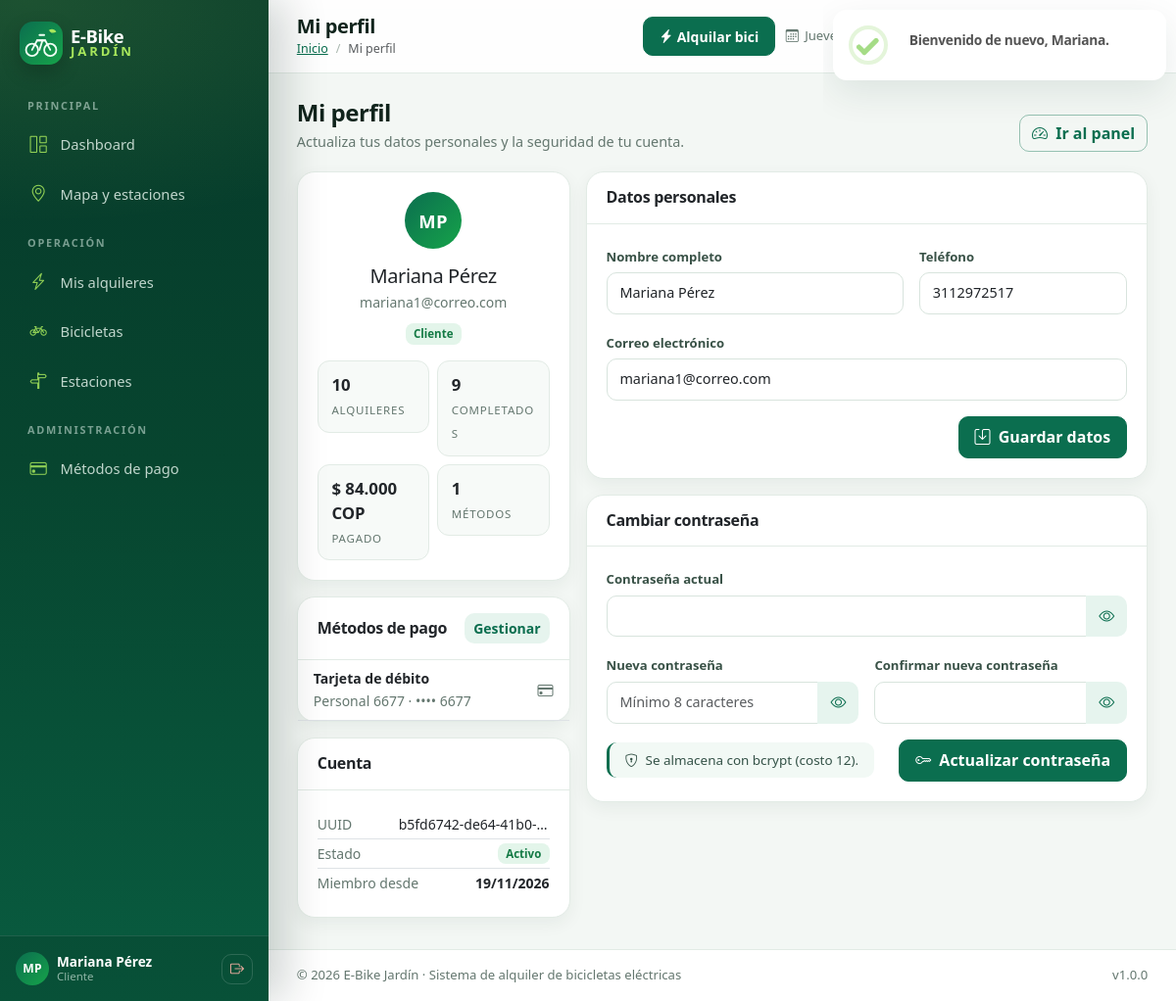
/perfil (signed in), run on the app's committed database.
### tables this page shows
CREATE TABLE usuarios (
    id_usuario      INT AUTO_INCREMENT,
    rol_id          INT          NOT NULL,
    uuid            CHAR(36)     NOT NULL,
    nombre          VARCHAR(100) NOT NULL,
    email           VARCHAR(150) NOT NULL,
    password_hash   VARCHAR(255) NOT NULL,
    telefono        VARCHAR(20)  NULL,
    estado          ENUM('activo','inactivo','suspendido') NOT NULL DEFAULT 'activo',
    fecha_registro  TIMESTAMP    NOT NULL DEFAULT CURRENT_TIMESTAMP,
    CONSTRAINT pk_usuarios PRIMARY KEY (id_usuario),
    CONSTRAINT uq_usuarios_uuid UNIQUE (uuid),
    CONSTRAINT uq_usuarios_email UNIQUE (email),
    CONSTRAINT fk_usuarios_roles FOREIGN KEY (rol_id)
        REFERENCES roles (id_rol)
        ON UPDATE CASCADE ON DELETE RESTRICT,
    INDEX idx_usuarios_rol_estado (rol_id, estado),
    INDEX idx_usuarios_fecha (fecha_registro)
);

CREATE TABLE roles (
    id_rol          INT AUTO_INCREMENT,
    codigo_rol      VARCHAR(20)  NOT NULL,
    nombre_rol      VARCHAR(50)  NOT NULL,
    permisos        JSON         NULL,
    nivel_acceso    INT          NOT NULL DEFAULT 3,
    fecha_creacion  TIMESTAMP    NOT NULL DEFAULT CURRENT_TIMESTAMP,
    CONSTRAINT pk_roles PRIMARY KEY (id_rol),
    CONSTRAINT uq_roles_codigo UNIQUE (codigo_rol),
    CONSTRAINT ck_roles_nivel CHECK (nivel_acceso BETWEEN 1 AND 3)
);

CREATE TABLE metodos_pago (
    id_metodo        INT AUTO_INCREMENT,
    id_usuario       INT          NOT NULL,
    tipo             ENUM('tarjeta_credito','tarjeta_debito','transferencia','billetera_digital') NOT NULL,
    alias            VARCHAR(50)  NULL,
    ultimos_digitos  CHAR(4)      NULL,
    token_hash       VARCHAR(255) NOT NULL,
    activo           BOOLEAN      NOT NULL DEFAULT TRUE,
    fecha_creacion   TIMESTAMP    NOT NULL DEFAULT CURRENT_TIMESTAMP,
    CONSTRAINT pk_metodos_pago PRIMARY KEY (id_metodo),
    CONSTRAINT fk_metodos_pago_usuarios FOREIGN KEY (id_usuario)
        REFERENCES usuarios (id_usuario)
        ON UPDATE CASCADE ON DELETE CASCADE,
    INDEX idx_metodos_usuario (id_usuario, activo)
);

### app/views/profile/index.php (the view, shortened to what the rows shown need)
<?php
$partes = preg_split('/\s+/', trim((string)$user['nombre']));
$iniciales = strtoupper(mb_substr($partes[0] ?? '', 0, 1) . mb_substr($partes[1] ?? '', 0, 1));
$etiquetas = [
    'tarjeta_credito' => 'Tarjeta de crédito',
    'tarjeta_debito' => 'Tarjeta de débito',
    'transferencia' => 'Transferencia',
    'billetera_digital' => 'Billetera digital',
];
?>
<div class="page-head">
    <div>
        <h1>Mi perfil</h1>
        <p>Actualiza tus datos personales y la seguridad de tu cuenta.</p>
    </div>
    <a href="<?= url('dashboard') ?>" class="btn btn-outline-brand"><i class="bi bi-speedometer2 me-1"></i> Ir al panel</a>
</div>
<div class="row g-3">
    <div class="col-lg-4">
        <div class="card">
            <div class="card-body text-center">
                <span class="avatar avatar-lg mx-auto mb-3"><?= e($iniciales ?: 'EB') ?></span>
                <h2 class="h5 mb-1"><?= e($user['nombre']) ?></h2>
                <div class="text-muted small mb-2"><?= e($user['email']) ?></div>
                <span class="badge text-bg-success badge-soft mb-3"><?= e($user['nombre_rol']) ?></span>
                <div class="row g-2 text-start">
                    <div class="col-6"><div class="stat-mini"><strong><?= (int)$stats['alquileres'] ?></strong><span>Alquileres</span></div></div>
                    <div class="col-6"><div class="stat-mini"><strong><?= (int)$stats['completados'] ?></strong><span>Completados</span></div></div>
                    <div class="col-6"><div class="stat-mini"><strong><?= format_money($stats['gastado']) ?></strong><span>Pagado</span></div></div>
                    <div class="col-6"><div class="stat-mini"><strong><?= (int)$stats['metodos'] ?></strong><span>Métodos</span></div></div>
                </div>
            </div>
        </div>
        <div class="card mt-3">
            <div class="card-header"><h2>Métodos de pago</h2><a class="btn btn-sm btn-soft" href="<?= url('pagos') ?>">Gestionar</a></div>
            <div class="card-body p-0">
                <?php if (!$metodos): ?>
                    <div class="empty-state py-4"><i class="bi bi-credit-card"></i><p class="small mb-0">Sin métodos activos.</p></div>
                <?php else: ?>
                    <ul class="list-unstyled mb-0">
                        <?php foreach ($metodos as $m): ?>
                            <li class="d-flex justify-content-between align-items-center px-3 py-2 border-bottom">
                                <div>
                                    <div class="small fw-semibold"><?= e($etiquetas[$m['tipo']] ?? $m['tipo']) ?></div>
                                    <small class="text-muted"><?= e($m['alias'] ?: 'Sin alias') ?> · •••• <?= e($m['ultimos_digitos'] ?: '0000') ?></small>
                                </div>
                                <i class="bi bi-credit-card text-muted"></i>
                            </li>
                        <?php endforeach; ?>
                    </ul>
                <?php endif; ?>
            </div>
        </div>
        <div class="card mt-3">
            <div class="card-header"><h2>Cuenta</h2></div>
            <div class="card-body small">
                <div class="d-flex justify-content-between py-1 border-bottom"><span class="text-muted">UUID</span><span class="text-truncate ms-2" style="max-width:65%"><?= e($user['uuid']) ?></span></div>
                <div class="d-flex justify-content-between py-1 border-bottom"><span class="text-muted">Estado</span><?= badge_estado($user['estado']) ?></div>
                <div class="d-flex justify-content-between py-1"><span class="text-muted">Miembro desde</span><strong><?= format_date($user['fecha_registro'], 'd/m/Y') ?></strong></div>
            </div>
        </div>
    </div>
    <div class="col-lg-8">
        <div class="card">
            <div class="card-header"><h2>Datos personales</h2></div>
            <div class="card-body">
                <form method="post" action="<?= url('perfil/actualizar') ?>" class="row g-3" novalidate>
                    <div class="col-md-7">
                        <label class="form-label" for="nombre">Nombre completo</label>
                        <input type="text" class="form-control <?= isset($errors['nombre']) ? 'is-invalid' : '' ?>" id="nombre" name="nombre" value="<?= e($user['nombre']) ?>" required>
                    </div>
                    <div class="col-md-5">
                        <label class="form-label" for="telefono">Teléfono</label>
                        <input type="text" class="form-control <?= isset($errors['telefono']) ? 'is-invalid' : '' ?>" id="telefono" name="telefono" value="<?= e($user['telefono']) ?>" placeholder="300 123 4567">
                    </div>
                    <div class="col-12">
                        <label class="form-label" for="email">Correo electrónico</label>
                        <input type="email" class="form-control <?= isset($errors['email']) ? 'is-invalid' : '' ?>" id="email" name="email" value="<?= e($user['email']) ?>" required>
                    </div>
                    <div class="col-12 text-end">
                        <button class="btn btn-brand" type="submit"><i class="bi bi-save me-1"></i> Guardar datos</button>
                    </div>
                </form>
            </div>
        </div>
        <div class="card mt-3">
            <div class="card-header"><h2>Cambiar contraseña</h2></div>
            <div class="card-body">
                <form method="post" action="<?= url('perfil/password') ?>" class="row g-3" novalidate>
                    <div class="col-12">
                        <label class="form-label" for="current_password">Contraseña actual</label>
                        <div class="input-group">
                            <input type="password" class="form-control <?= isset($pwdErrors['current_password']) ? 'is-invalid' : '' ?>" id="current_password" name="current_password" required autocomplete="current-password">
                            <button class="btn btn-soft" type="button" data-toggle-password="#current_password" title="Mostrar u ocultar"><i class="bi bi-eye"></i></button>
                        </div>
                    </div>
                    <div class="col-md-6">
                        <label class="form-label" for="password">Nueva contraseña</label>
                        <div class="input-group">
                            <input type="password" class="form-control <?= isset($pwdErrors['password']) ? 'is-invalid' : '' ?>" id="password" name="password" placeholder="Mínimo 8 caracteres" required autocomplete="new-password">
                            <button class="btn btn-soft" type="button" data-toggle-password="#password" title="Mostrar u ocultar"><i class="bi bi-eye"></i></button>
                        </div>
                    </div>
                    <div class="col-md-6">
                        <label class="form-label" for="password_confirm">Confirmar nueva contraseña</label>
                        <div class="input-group">
                            <input type="password" class="form-control <?= isset($pwdErrors['password_confirm']) ? 'is-invalid' : '' ?>" id="password_confirm" name="password_confirm" required autocomplete="new-password">
                            <button class="btn btn-soft" type="button" data-toggle-password="#password_confirm" title="Mostrar u ocultar"><i class="bi bi-eye"></i></button>
                        </div>
                    </div>
                    <div class="col-12 d-flex justify-content-between align-items-center flex-wrap gap-2">
                        <div class="note-box small py-2 mb-0"><i class="bi bi-shield-lock me-1"></i> Se almacena con bcrypt (costo 12).</div>
                        <button class="btn btn-brand" type="submit"><i class="bi bi-key me-1"></i> Actualizar contraseña</button>
                    </div>
                </form>
            </div>
        </div>
    </div>
</div>

### app/helpers/functions.php (shortened to what the rows shown need)
<?php
function e(mixed $value): string
{
    return htmlspecialchars((string)$value, ENT_QUOTES | ENT_SUBSTITUTE, 'UTF-8');
}
function url(string $path = ''): string
{
    return BASE_URL . '/' . ltrim($path, '/');
}
function asset(string $path): string
{
    return url('assets/' . ltrim($path, '/'));
}
function view(string $view, array $data = [], string $layout = 'layouts/app'): void
{
    extract($data, EXTR_SKIP);
    $viewFile = APP_PATH . '/views/' . $view . '.php';
    $layoutFile = APP_PATH . '/views/' . $layout . '.php';
    require $viewFile;
    require $layoutFile;
}
function current_path(): string
{
    $path = parse_url($_SERVER['REQUEST_URI'] ?? '/', PHP_URL_PATH) ?: '/';
    $base = parse_url(BASE_URL, PHP_URL_PATH) ?: '';
    return trim($path, '/');
}
function is_active(string $prefix): string
{
    $current = current_path();
    return ($current === $prefix || str_starts_with($current, $prefix . '/')) ? 'active' : '';
}
function format_money(float|int|string|null $amount): string
{
    return '$ ' . number_format((float)$amount, 0, ',', '.') . ' ' . MONEDA;
}
function format_date(?string $date, string $format = 'd/m/Y H:i'): string
{
    $ts = strtotime($date);
    return $ts ? date($format, $ts) : '—';
}
function badge_estado(string $estado): string
{
    $map = [
        'activo' => 'success', 'completado' => 'primary', 'cancelado' => 'secondary', 'incidencia' => 'danger',
        'disponible' => 'success', 'en_uso' => 'warning', 'mantenimiento' => 'info', 'baja' => 'dark',
        'operativa' => 'success', 'inactiva' => 'secondary',
        'activa' => 'success', 'inactivo' => 'secondary', 'suspendido' => 'danger',
        'aprobado' => 'success', 'pendiente' => 'warning', 'rechazado' => 'danger', 'reembolsado' => 'info',
    ];
    $color = $map[$estado] ?? 'secondary';
    $label = str_replace('_', ' ', $estado);
    return '<span class="badge text-bg-' . $color . ' badge-soft">' . e(ucfirst($label)) . '</span>';
}

### app/core/Router.php (shortened to what the rows shown need)
<?php
class Router
{
    private array $routes = [];
    private function add(string $method, string $path, string $handler, array $middleware): void
    {
        $normalized = trim($path, '/');
        $pattern = $normalized === '' ? '' : preg_replace('#\{([a-zA-Z_][a-zA-Z0-9_]*)\}#', '(?P<$1>[^/]+)', $normalized);
        $this->routes[] = [
            'method' => $method,
            'path' => $normalized,
            'regex' => '#^' . $pattern . '$#',
            'handler' => $handler,
            'middleware' => $middleware,
        ];
    }
    public function dispatch(string $method, string $uri): void
    {
        $path = trim((string)parse_url($uri, PHP_URL_PATH), '/');
        foreach ($this->routes as $route) {
            if (!preg_match($route['regex'], $path, $matches)) {
                continue;
            }
            $params = array_filter($matches, 'is_string', ARRAY_FILTER_USE_KEY);
            [$controllerName, $action] = explode('@', $route['handler']);
            $controller = new $controllerName();
            $controller->{$action}(...array_values($params));
            return;
        }
    }
}

### app/views/layouts/sidebar.php (shortened to what the rows shown need)
<?php
$u = Auth::user();
$nivel = (int)($u['nivel_acceso'] ?? 3);
$iniciales = '';
if ($u) {
    $partes = preg_split('/\s+/', trim($u['nombre']));
    $iniciales = strtoupper(mb_substr($partes[0] ?? '', 0, 1) . mb_substr($partes[1] ?? '', 0, 1));
}
?>
<aside class="sidebar" id="sidebarMenu" aria-label="Menú principal">
    <div class="sidebar-brand">
        <a href="<?= url('dashboard') ?>" class="d-flex align-items-center gap-2 text-decoration-none">
            <img src="<?= asset('img/logo.svg') ?>" alt="Logo" width="44" height="44">
            <span class="brand-text"><strong>E-Bike</strong><span>Jardín</span></span>
        </a>
    </div>
    <div class="sidebar-scroll">
        <div class="nav-section">Principal</div>
        <nav class="sidebar-nav">
            <a class="nav-link-item <?= is_active('dashboard') ?>" href="<?= url('dashboard') ?>">
                <i class="bi bi-grid-1x2"></i><span>Dashboard</span>
            </a>
            <a class="nav-link-item <?= is_active('mapa') ?>" href="<?= url('mapa') ?>">
                <i class="bi bi-geo-alt"></i><span>Mapa y estaciones</span>
            </a>
        </nav>
        <div class="nav-section">Operación</div>
        <nav class="sidebar-nav">
            <a class="nav-link-item <?= is_active('alquileres') ?>" href="<?= url('alquileres') ?>">
                <i class="bi bi-lightning-charge"></i><span><?= $nivel === 3 ? 'Mis alquileres' : 'Alquileres' ?></span>
            </a>
            <a class="nav-link-item <?= is_active('bicicletas') ?>" href="<?= url('bicicletas') ?>">
                <i class="bi bi-bicycle"></i><span>Bicicletas</span>
            </a>
            <a class="nav-link-item <?= is_active('estaciones') ?>" href="<?= url('estaciones') ?>">
                <i class="bi bi-signpost-split"></i><span>Estaciones</span>
            </a>
        </nav>
        <div class="nav-section">Administración</div>
        <nav class="sidebar-nav">
            <?php if ($nivel <= 2): ?>
                <a class="nav-link-item <?= is_active('pagos') ?>" href="<?= url('pagos') ?>">
                    <i class="bi bi-credit-card"></i><span>Pagos</span>
                </a>
                <a class="nav-link-item <?= is_active('reportes') ?>" href="<?= url('reportes') ?>">
                    <i class="bi bi-bar-chart-line"></i><span>Reportes</span>
                </a>
            <?php else: ?>
                <a class="nav-link-item <?= is_active('pagos') ?>" href="<?= url('pagos') ?>">
                    <i class="bi bi-credit-card"></i><span>Métodos de pago</span>
                </a>
            <?php endif; ?>
        </nav>
    </div>
    <div class="sidebar-user">
        <a href="<?= url('perfil') ?>" class="d-flex align-items-center gap-2 text-decoration-none flex-grow-1">
            <span class="avatar avatar-sm"><?= e($iniciales ?: 'EB') ?></span>
            <span class="user-meta">
                <strong><?= e($u['nombre'] ?? 'Usuario') ?></strong>
                <small><?= e($u['nombre_rol'] ?? '') ?></small>
            </span>
        </a>
        <form method="post" action="<?= url('logout') ?>" data-confirm="Cerrar sesión" data-text="¿Seguro que quieres salir de E-Bike Jardín?" data-icon="question">
            <button class="btn btn-sm btn-logout" type="submit" title="Cerrar sesión">
                <i class="bi bi-box-arrow-right"></i>
            </button>
        </form>
    </div>
</aside>

### data on the page
usuarios: nombre "MP", nombre "Mariana Pérez", rol.nombre_rol "Cliente", email "mariana1@correo.com", uuid "b5fd6742-de64-41b0-…", estado "Activo", fecha_registro "19/11/2026", telefono "3112972517"
metodos_pago: tipo "Tarjeta de débito", alias "Personal 6677", ultimos_digitos "6677"

### other printed values
$stats['alquileres'] "10"
$stats['completados'] "9"
format_money($stats['gastado']) "$ 84.000 COP"
$stats['metodos'] "1"
